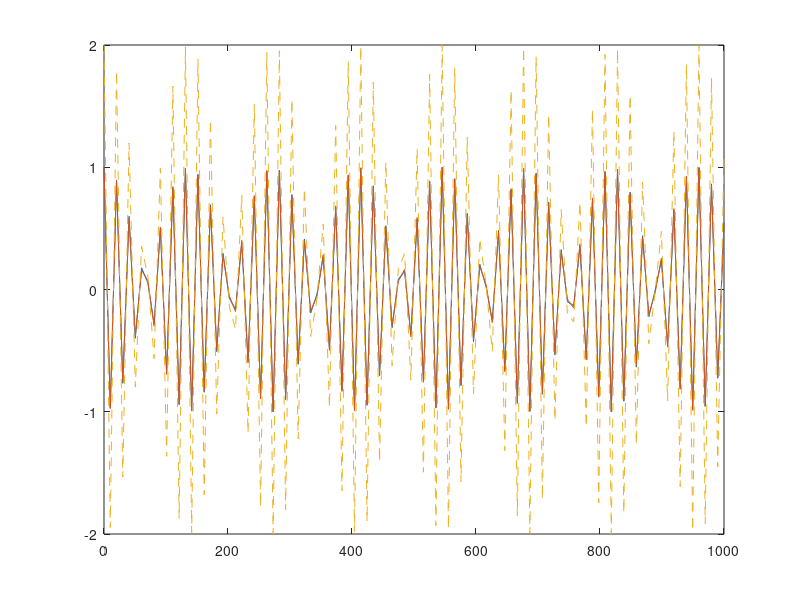

MATLAB code to generate this figure:
z=linspace(0,1000);
t=linspace(0,10);
delta=pi/3;
a=1;
a1=a;
a2=a;
lam=380*10^(-9);

E1=a1*cosd((2*pi/lam)*z);
E2=a2*cosd((2*pi/lam)*z+delta);
E=2*a*cosd((2*pi/lam)*z)*cosd(-0.5*delta);
plot(z,E1,z,E2,z,E,'--')